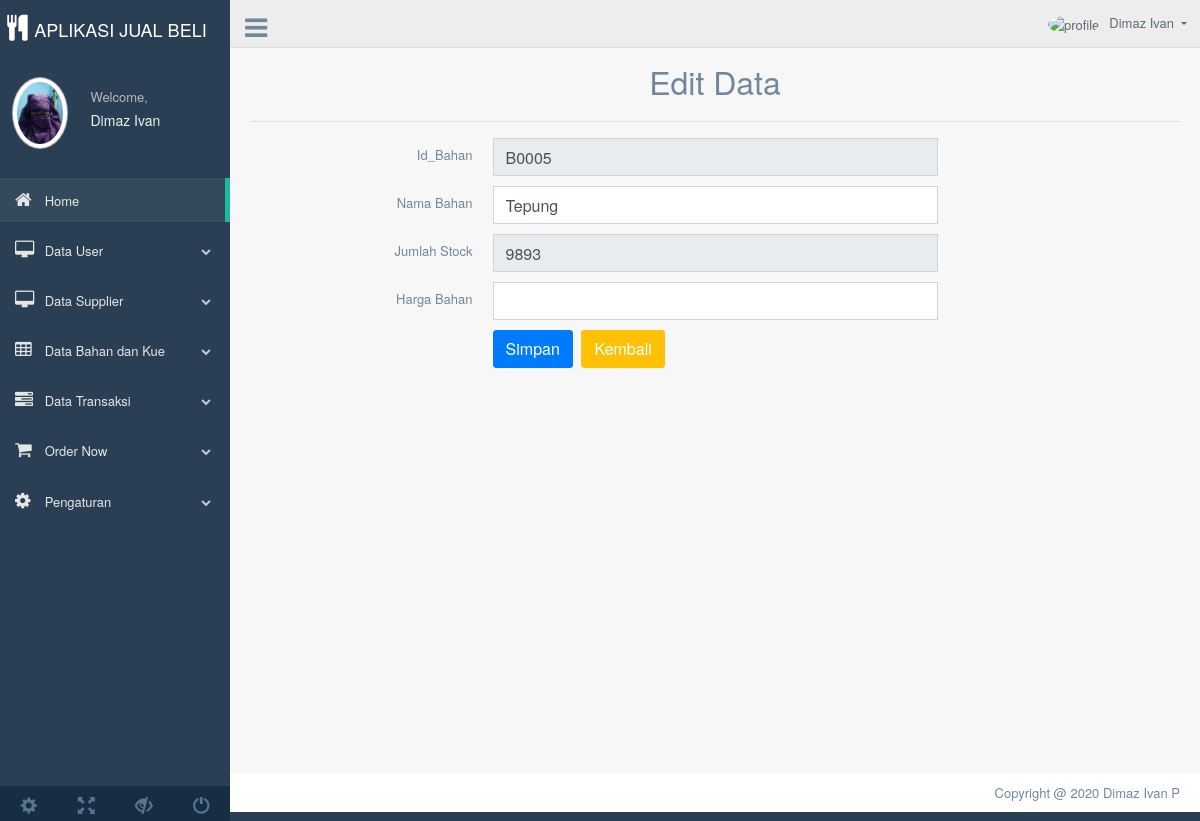
Page /Uas_Pweb/Index.php?page=Edit_Bahan&Id_Bahan=B0005 (signed in) on the committed database.
### tables this page shows
CREATE TABLE `inventory` (
  `Id_Bahan` varchar(5) NOT NULL,
  `Nama_Bahan` varchar(50) NOT NULL,
  `Jumlah_Stock` int(11) NOT NULL,
  `Harga_Bahan` int(11) NOT NULL
);

### Uas_Pweb/Control/Edit_Bahan.php (the view, shortened to what this page needs)
<?php include('Koneksi.php'); ?>
<div class="container" style="margin-top:20px">
	<center>
		<font size="6">Edit Data</font>
	</center>
	<hr>
	<?php
	if (isset($_GET['Id_Bahan'])) {
		$Id_Bahan = $_GET['Id_Bahan'];
		$select = mysqli_query($conn, "SELECT * FROM Inventory WHERE Id_Bahan='$Id_Bahan'") or die(mysqli_error($conn));
		if (mysqli_num_rows($select) == 0) {
			echo '<div class="alert alert-warning">Id Bahan tidak ditemukan.</div>';
			exit();
		} else {
			$data = mysqli_fetch_assoc($select);
		}
	}
	?>
	<form action="Index.php?page=Edit_Bahan&Id_Bahan=<?php echo $Id_Bahan; ?>" method="post">
		<div class="item form-group">
			<label class="col-form-label col-md-3 col-sm-3 label-align">Id_Bahan</label>
			<div class="col-md-6 col-sm-6">
				<input type="text" name="Id_Bahan" class="form-control" size="4" value="<?php echo $data['Id_Bahan']; ?>" readonly required>
			</div>
		</div>
		<div class="item form-group">
			<label class="col-form-label col-md-3 col-sm-3 label-align">Nama Bahan</label>
			<div class="col-md-6 col-sm-6">
				<input type="text" name="Nama_Bahan" class="form-control" value="<?php echo $data['Nama_Bahan']; ?>" required>
			</div>
		</div>
		<div class="item form-group">
			<label class="col-form-label col-md-3 col-sm-3 label-align">Jumlah Stock</label>
			<div class="col-md-6 col-sm-6">
				<input type="number" name="Jumlah_Stock" class="form-control" value="<?php echo $data['Jumlah_Stock']; ?>" readonly required>
			</div>
		</div>
		<div class="item form-group">
			<label class="col-form-label col-md-3 col-sm-3 label-align">Harga Bahan</label>
			<div class="col-md-6 col-sm-6">
				<input type="number" name="Harga_Bahan" class="form-control" required>
			</div>
		</div>
		<div class="item form-group">
			<div class="col-md-6 col-sm-6 offset-md-3">
				<input type="submit" name="submit" class="btn btn-primary" value="Simpan">
				<a href="Index.php?page=Tampil_Bahan" class="btn btn-warning">Kembali</a>
			</div>
		</div>
	</form>
</div>

### rows in the picture
inventory: Id_Bahan "B0005", Nama_Bahan "Tepung", Jumlah_Stock "9893"
